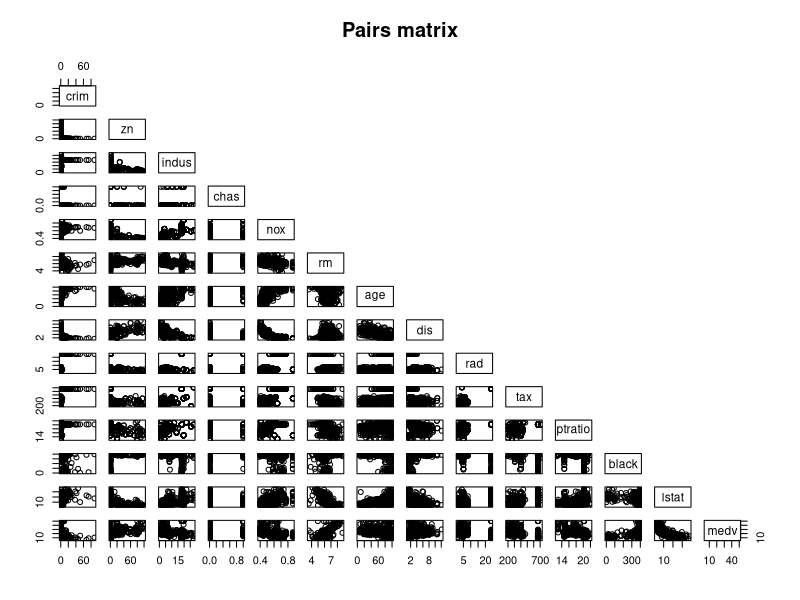
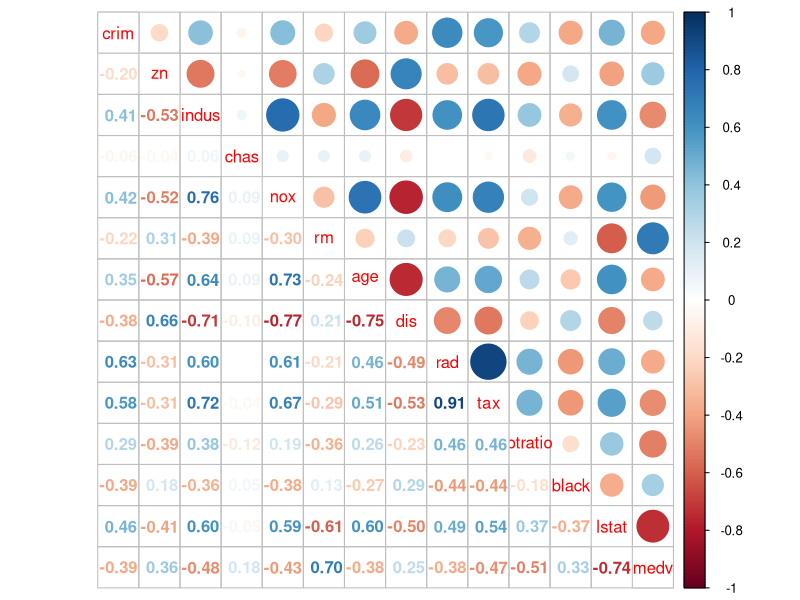
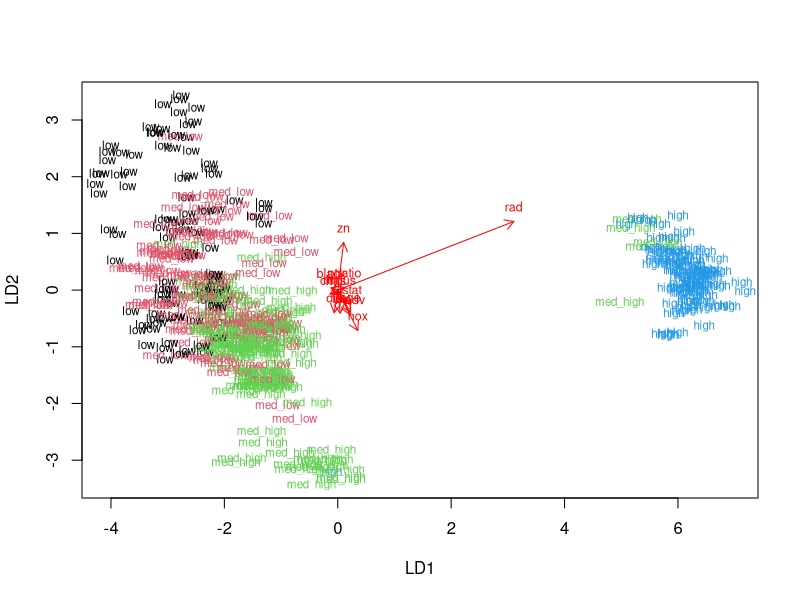

These figures' R source, in order:
## ---- chunk 1
library(MASS)
library(dplyr)
library('corrplot')
data("Boston")
## ---- chunk 2
dim(Boston)
## ---- chunk 3
str(Boston)
## ---- chunk 4
pairs(Boston, main = "Pairs matrix", upper.panel = NULL)
## ---- chunk 5
cor_matrix<-cor(Boston) %>% round(digits = 2)
corrplot.mixed(cor_matrix)
## ---- chunk 6
summary(Boston)
## ---- chunk 7
boston_scaled <- scale(Boston)
summary(boston_scaled)
boston_scaled <- as.data.frame(boston_scaled)
## ---- chunk 8
scaled_crim <- c(boston_scaled$crim)
summary(scaled_crim)
bins <- quantile(scaled_crim)
crime <- cut(scaled_crim, breaks = bins, include.lowest = TRUE, label = c("low", "med_low", "med_high", "high"))
table(crime)
## ---- chunk 9
boston_scaled <- dplyr::select(boston_scaled, -crim)
boston_scaled <- data.frame(boston_scaled, crime)
## ---- chunk 10
n <- nrow(boston_scaled)
ind <- sample(n,  size = n * 0.8)
train <- boston_scaled[ind,]
test <- boston_scaled[-ind,]
correct_classes <- test$crime
test <- dplyr::select(test, -crime)

## ---- chunk 11
lda.fit <- lda(crime ~ ., data = train)
lda.fit
lda.arrows <- function(x, myscale = 1, arrow_heads = 0.1, color = "red", tex = 0.75, choices = c(1,2)){
  heads <- coef(x)
  arrows(x0 = 0, y0 = 0, 
         x1 = myscale * heads[,choices[1]], 
         y1 = myscale * heads[,choices[2]], col=color, length = arrow_heads)
  text(myscale * heads[,choices], labels = row.names(heads), 
       cex = tex, col=color, pos=3)
}
classes <- as.numeric(train$crime)
plot(lda.fit, dimen = 2, col = classes, pch = classes)
lda.arrows(lda.fit, myscale = 1)
